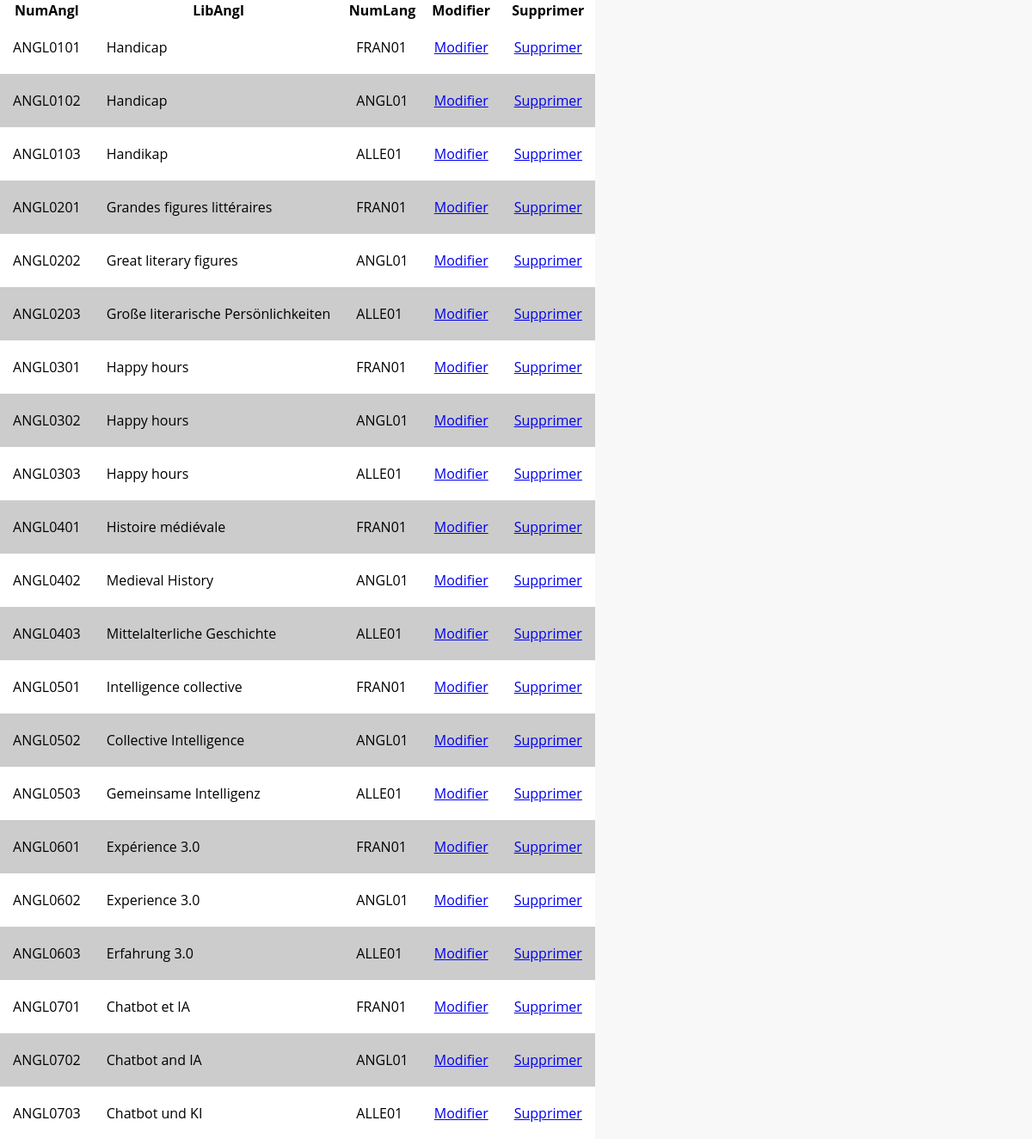
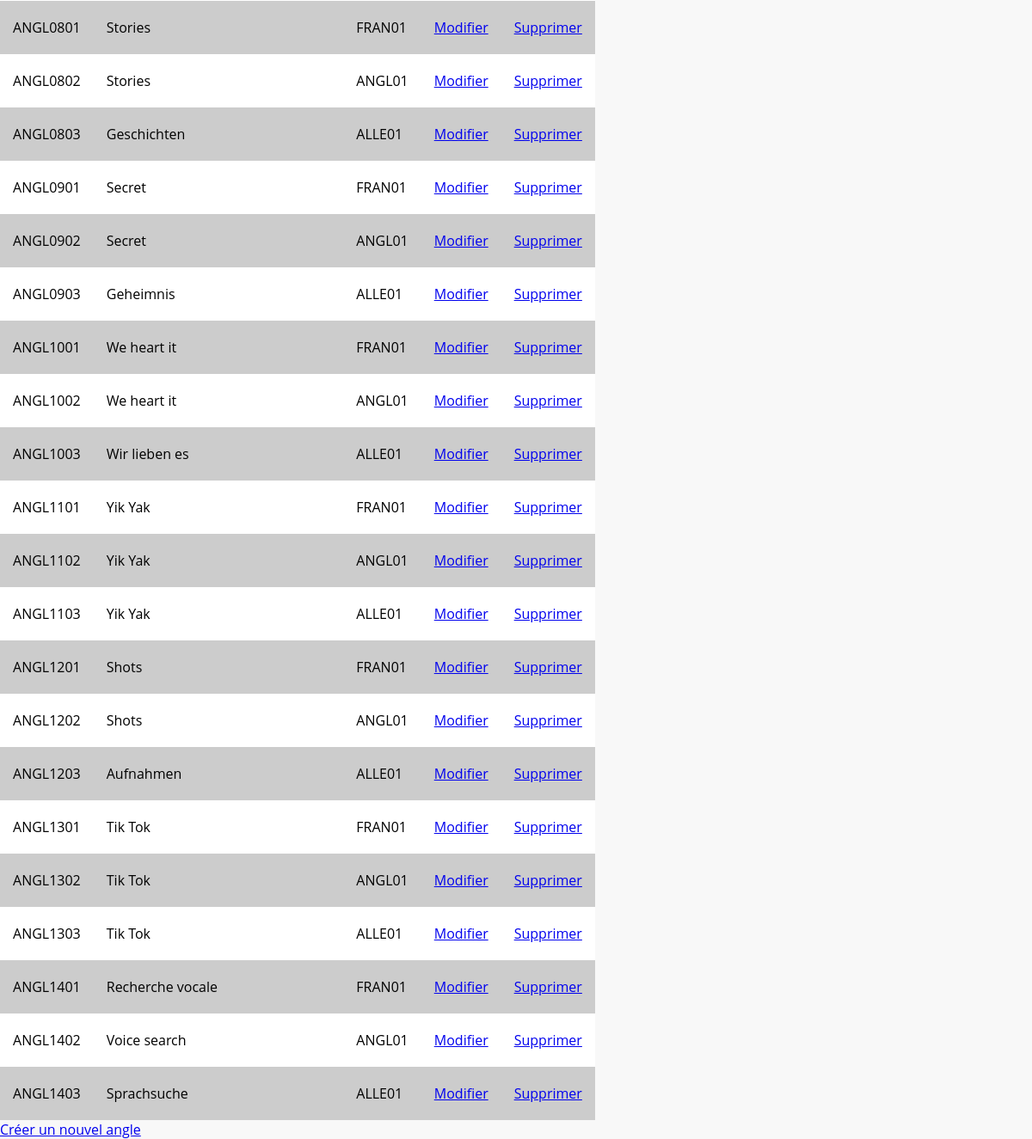
Page /CRUD/Angle/Angle_read.php on the committed database (2 pictures, top to bottom).
### tables this page shows
CREATE TABLE `ANGLE` (
  `NumAngl` char(8) NOT NULL,
  `LibAngl` char(60) DEFAULT NULL,
  `NumLang` char(8) NOT NULL
);

### CRUD/Angle/Angle_read.php (the view)
<?php
		include '../includes/Connect_PDO.php';
	    $query = "SELECT * FROM ANGLE ORDER BY NumAngl ASC;";
	    try {
	      $bdPdo_select = $bdPdo->prepare($query);
	      $bdPdo_select->execute();
	      $NbreData = $bdPdo_select->rowCount();
	      $rowAll = $bdPdo_select->fetchAll();
	    }
	    catch (PDOException $e) {
	      echo 'Erreur SQL : '. $e->getMessage().'<br/>';
	      die();
	    }
	    if ($NbreData != 0) {
?>
<?php include '../includes/Head.php'; ?>
<body>
	<table>
		<thead>
		  <tr>
		      <th>NumAngl</th>
		      <th>LibAngl</th>
		      <th>NumLang</th>
		      <th>Modifier</th>
		      <th>Supprimer</th>
		  </tr>
		</thead>
		<tbody>
		<?php
		  foreach ($rowAll as $row) {
		?>
			<tr>
			  <td><?php echo $row['NumAngl']; ?></td>
			  <td><?php echo $row['LibAngl']; ?></td>
			  <td><?php echo $row['NumLang']; ?></td>
			  <td><a href="Angle_edit.php?id=<?php echo $row['NumAngl'] ?>">Modifier</a></td>
			  <td><a href="Angle_delete.php?NumAngl=<?php echo $row['NumAngl'] ?>">Supprimer</a></td>
			</tr>
		<?php
		  }
		?>
		</tbody>
	</table>
	<?php
	}
	else {
	  echo "Il n'y a aucun angle enregistré.";
	}
	?>
	<a href="Angle_insert.php">Créer un nouvel angle</a>
</body>
</html>

### CRUD/includes/Head.php (shortened to what this page needs)
<!DOCTYPE html>
<html lang="fr">
<head>
	<link rel="stylesheet" href="../../assets/css/general.css">
</head>

### assets/css/general.css (style rules this page uses)
body { font-family: 'Open Sans', sans-serif; margin: 0px; background-color: #F8F8F8; background-attachment:fixed; background-size: cover; }
a { grid-column: 1/12; width: 100%; }
tr:nth-child(even) { background: #CCC; }
tr:nth-child(odd) { background: #FFF; }
tr { border-top: 1px; border-top-style: none; border-color: black; border-width: 1px; }
td { padding: 20px 15px; }
table { border-collapse: collapse; }

### rows in the picture
angle: NumAngl "ANGL0101", LibAngl "Handicap", NumLang "FRAN01"
angle: NumAngl "ANGL0102", LibAngl "Handicap", NumLang "ANGL01"
angle: NumAngl "ANGL0103", LibAngl "Handikap", NumLang "ALLE01"
angle: NumAngl "ANGL0201", LibAngl "Grandes figures littéraires", NumLang "FRAN01"
angle: NumAngl "ANGL0202", LibAngl "Great literary figures", NumLang "ANGL01"
angle: NumAngl "ANGL0203", LibAngl "Große literarische Persönlichkeiten", NumLang "ALLE01"
angle: NumAngl "ANGL0301", LibAngl "Happy hours", NumLang "FRAN01"
angle: NumAngl "ANGL0302", LibAngl "Happy hours", NumLang "ANGL01"
angle: NumAngl "ANGL0303", LibAngl "Happy hours", NumLang "ALLE01"
angle: NumAngl "ANGL0401", LibAngl "Histoire médiévale", NumLang "FRAN01"
angle: NumAngl "ANGL0402", LibAngl "Medieval History", NumLang "ANGL01"
angle: NumAngl "ANGL0403", LibAngl "Mittelalterliche Geschichte", NumLang "ALLE01"
angle: NumAngl "ANGL0501", LibAngl "Intelligence collective", NumLang "FRAN01"
angle: NumAngl "ANGL0502", LibAngl "Collective Intelligence", NumLang "ANGL01"
angle: NumAngl "ANGL0503", LibAngl "Gemeinsame Intelligenz", NumLang "ALLE01"
angle: NumAngl "ANGL0601", LibAngl "Expérience 3.0", NumLang "FRAN01"
angle: NumAngl "ANGL0602", LibAngl "Experience 3.0", NumLang "ANGL01"
angle: NumAngl "ANGL0603", LibAngl "Erfahrung 3.0", NumLang "ALLE01"
angle: NumAngl "ANGL0701", LibAngl "Chatbot et IA", NumLang "FRAN01"
angle: NumAngl "ANGL0702", LibAngl "Chatbot and IA", NumLang "ANGL01"
angle: NumAngl "ANGL0703", LibAngl "Chatbot und KI", NumLang "ALLE01"
angle: NumAngl "ANGL0801", LibAngl "Stories", NumLang "FRAN01"
angle: NumAngl "ANGL0802", LibAngl "Stories", NumLang "ANGL01"
angle: NumAngl "ANGL0803", LibAngl "Geschichten", NumLang "ALLE01"
angle: NumAngl "ANGL0901", LibAngl "Secret", NumLang "FRAN01"
angle: NumAngl "ANGL0902", LibAngl "Secret", NumLang "ANGL01"
angle: NumAngl "ANGL0903", LibAngl "Geheimnis", NumLang "ALLE01"
angle: NumAngl "ANGL1001", LibAngl "We heart it", NumLang "FRAN01"
angle: NumAngl "ANGL1002", LibAngl "We heart it", NumLang "ANGL01"
angle: NumAngl "ANGL1003", LibAngl "Wir lieben es", NumLang "ALLE01"
angle: NumAngl "ANGL1101", LibAngl "Yik Yak", NumLang "FRAN01"
angle: NumAngl "ANGL1102", LibAngl "Yik Yak", NumLang "ANGL01"
angle: NumAngl "ANGL1103", LibAngl "Yik Yak", NumLang "ALLE01"
angle: NumAngl "ANGL1201", LibAngl "Shots", NumLang "FRAN01"
angle: NumAngl "ANGL1202", LibAngl "Shots", NumLang "ANGL01"
angle: NumAngl "ANGL1203", LibAngl "Aufnahmen", NumLang "ALLE01"
angle: NumAngl "ANGL1301", LibAngl "Tik Tok", NumLang "FRAN01"
angle: NumAngl "ANGL1302", LibAngl "Tik Tok", NumLang "ANGL01"
angle: NumAngl "ANGL1303", LibAngl "Tik Tok", NumLang "ALLE01"
angle: NumAngl "ANGL1401", LibAngl "Recherche vocale", NumLang "FRAN01"
angle: NumAngl "ANGL1402", LibAngl "Voice search", NumLang "ANGL01"
angle: NumAngl "ANGL1403", LibAngl "Sprachsuche", NumLang "ALLE01"
